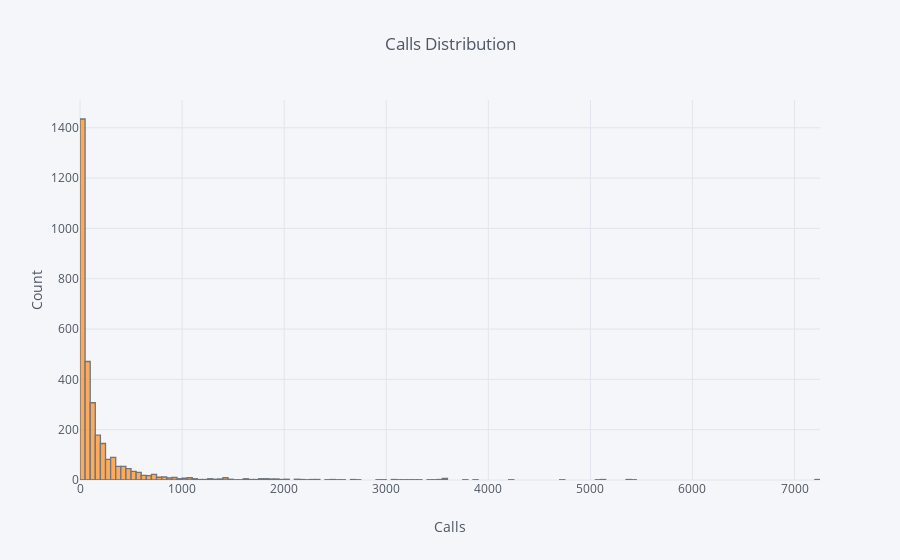

The cell this chart's notebook holds for it:
### Code cell
TCSCALLS2ME['Duration(Seconds)'].iplot(kind='hist', xTitle='Calls',
                  yTitle='Count', title='Calls Distribution')

### Figure 1 — Plotly figure (JSON) as saved in the notebook; plotly's stock layout.template omitted (floating-point values rounded to 4 significant figures; data arrays with more than 128 entries replaced by an {"elided": "..."} marker saying what was removed)
{"data": [{"histfunc": "count", "histnorm": "", "marker": {"color": "rgba(255, 153, 51, 1.0)", "line": {"color": "#4D5663", "width": 1.3}}, "name": "Duration(Seconds)", "opacity": 0.8, "orientation": "v", "type": "histogram", "uid": "588e8d8d-958a-472d-9f0a-f600c8d0ed27", "x": {"elided": "3160 int values"}}], "layout": {"barmode": "overlay", "legend": {"bgcolor": "#F5F6F9", "font": {"color": "#4D5663"}}, "paper_bgcolor": "#F5F6F9", "plot_bgcolor": "#F5F6F9", "title": {"font": {"color": "#4D5663"}, "text": "Calls Distribution"}, "xaxis": {"gridcolor": "#E1E5ED", "showgrid": true, "tickfont": {"color": "#4D5663"}, "title": {"font": {"color": "#4D5663"}, "text": "Calls"}, "zerolinecolor": "#E1E5ED"}, "yaxis": {"gridcolor": "#E1E5ED", "showgrid": true, "tickfont": {"color": "#4D5663"}, "title": {"font": {"color": "#4D5663"}, "text": "Count"}, "zerolinecolor": "#E1E5ED"}}}
